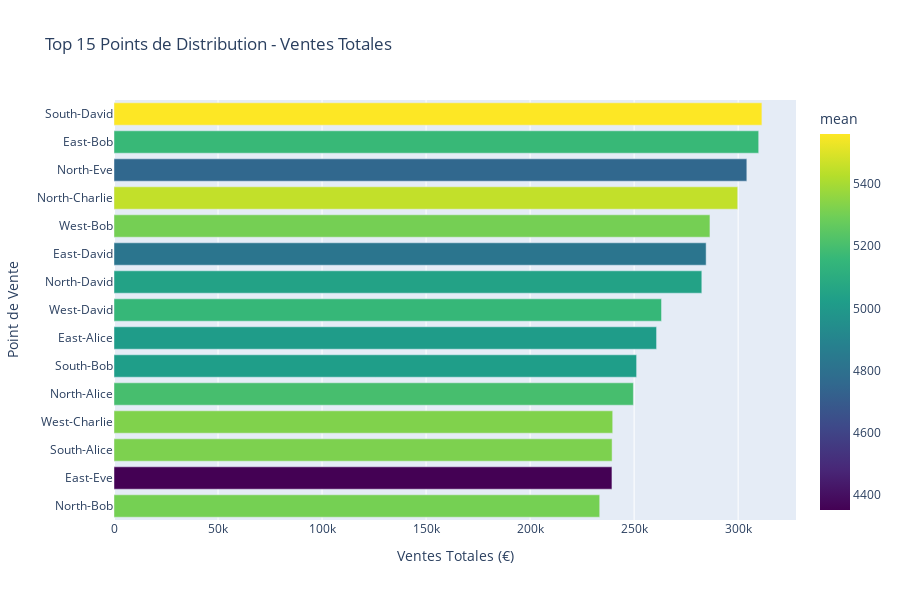

This figure's notebook cell:
### Code cell
top_points = sales_by_point.head(15).copy()
top_points['Point'] = top_points.index
top_points = top_points.sort_values('sum', ascending=True)

fig1 = px.bar(top_points, 
              x='sum', y='Point', 
              orientation='h',
              title='Top 15 Points de Distribution - Ventes Totales',
              labels={'sum': 'Ventes Totales (€)', 'Point': 'Point de Vente'},
              color='mean',
              color_continuous_scale='Viridis',
              hover_data={'count': True, 'mean': ':.0f'})
fig1.update_layout(height=600, showlegend=False)
fig1.write_html(OUTPUT_DIR / 'figures' / 'top15_sales_by_point.html')
fig1.show()

### Figure 1 — Plotly figure (JSON) as saved in the notebook; plotly's stock layout.template omitted (floating-point values rounded to 4 significant figures)
{"data": [{"customdata": [[44.0, 5306.0], [55.0, 4352.0], [45.0, 5320.0], [45.0, 5327.0], [48.0, 5201.0], [50.0, 5024.0], [52.0, 5015.0], [51.0, 5160.0], [56.0, 5045.0], [59.0, 4824.0], [54.0, 5305.0], [55.0, 5451.0], [64.0, 4753.0], [60.0, 5165.0], [56.0, 5561.0]], "hovertemplate": "Ventes Totales (€)=%{x}<br>Point de Vente=%{y}<br>count=%{customdata[0]}<br>mean=%{marker.color:.0f}<extra></extra>", "legendgroup": "", "marker": {"color": [5306.0, 4352.0, 5320.0, 5327.0, 5201.0, 5024.0, 5015.0, 5160.0, 5045.0, 4824.0, 5305.0, 5451.0, 4753.0, 5165.0, 5561.0], "coloraxis": "coloraxis", "pattern": {"shape": ""}}, "name": "", "orientation": "h", "showlegend": false, "textposition": "auto", "type": "bar", "x": [233500.0, 239300.0, 239400.0, 239700.0, 249600.0, 251200.0, 260800.0, 263200.0, 282500.0, 284600.0, 286400.0, 299800.0, 304200.0, 309900.0, 311400.0], "xaxis": "x", "y": ["North-Bob", "East-Eve", "South-Alice", "West-Charlie", "North-Alice", "South-Bob", "East-Alice", "West-David", "North-David", "East-David", "West-Bob", "North-Charlie", "North-Eve", "East-Bob", "South-David"], "yaxis": "y"}], "layout": {"barmode": "relative", "coloraxis": {"colorbar": {"title": {"text": "mean"}}, "colorscale": [[0, "#440154"], [0.1111, "#482878"], [0.2222, "#3e4989"], [0.3333, "#31688e"], [0.4444, "#26828e"], [0.5556, "#1f9e89"], [0.6667, "#35b779"], [0.7778, "#6ece58"], [0.8889, "#b5de2b"], [1, "#fde725"]]}, "height": 600, "legend": {"tracegroupgap": 0}, "showlegend": false, "title": {"text": "Top 15 Points de Distribution - Ventes Totales"}, "xaxis": {"anchor": "y", "domain": [0, 1], "title": {"text": "Ventes Totales (€)"}}, "yaxis": {"anchor": "x", "domain": [0, 1], "title": {"text": "Point de Vente"}}}}
